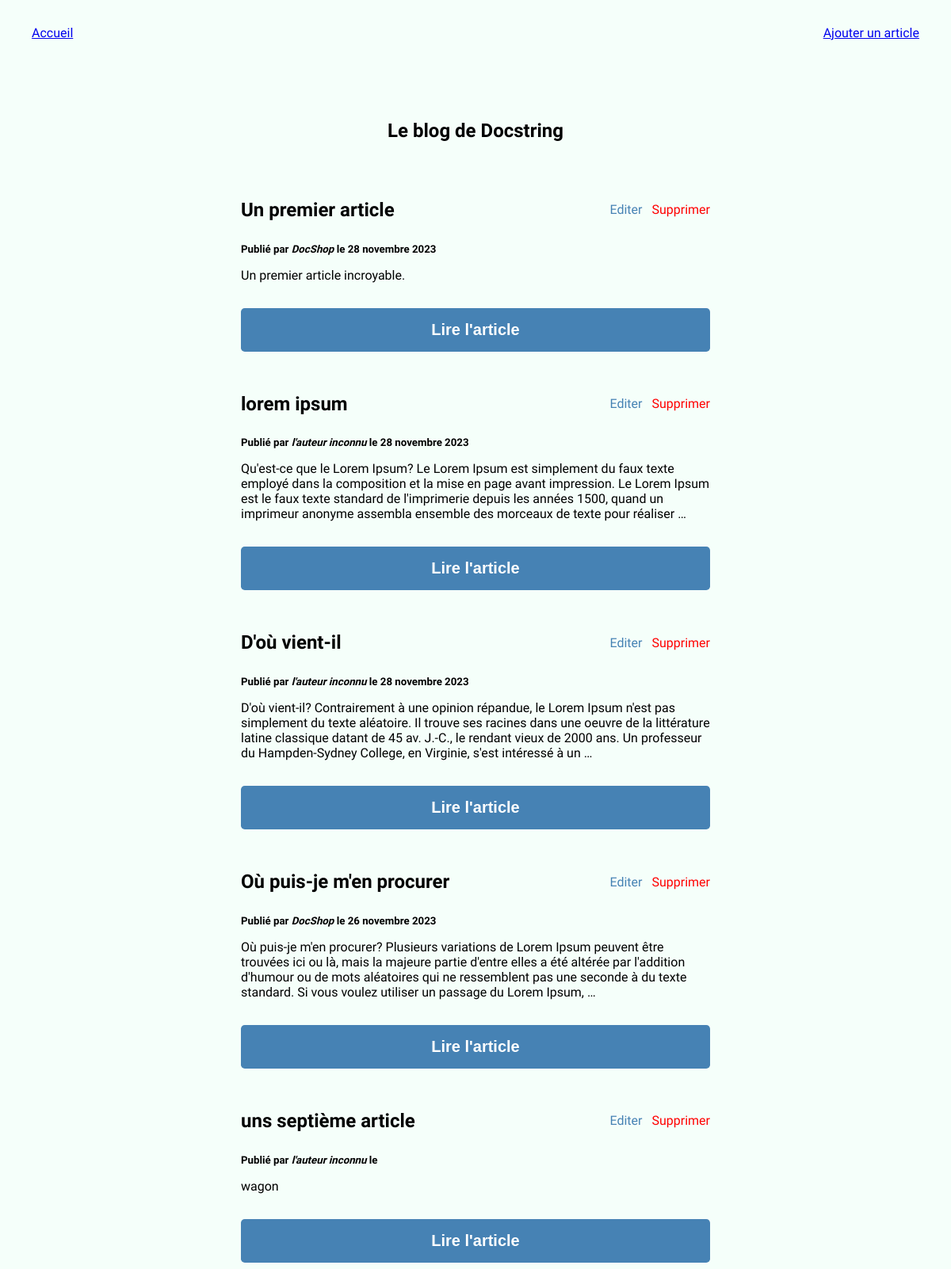
Screenshot of /blog/ (signed in) with the database file from the repository.
### posts/models.py (models this page shows, shortened)
class BlogPost(models.Model):
    title = models.CharField(max_length=255, unique=True, verbose_name="Titre")
    slug = models.SlugField(max_length=255, unique=True, blank=True)
    author = models.ForeignKey(User, on_delete=models.SET_NULL, null=True, blank=True)
    last_updated = models.DateTimeField(auto_now=True)
    created_on = models.DateField(blank=True, null=True)
    published = models.BooleanField(default=False, verbose_name="Publié")
    content = models.TextField(blank=True, verbose_name="Contenu")
    thumbnail = models.ImageField(blank=True, upload_to='blog')
    class Meta:
        ordering = ['-created_on']
        verbose_name = "Article"
    @property
    def author_or_default(self):
            return self.author.username if self.author else "l'auteur inconnu"

### posts/views.py (the view)
# urls.py: path('', BlogHome.as_view(), name='home'),
class BlogHome(ListView):
    model = BlogPost
    context_object_name = "posts"
    def get_queryset(self):
        queryset = super().get_queryset()
        if self.request.user.is_authenticated:
            return queryset
        return queryset.filter(published=True)

### posts/templates/posts/blogpost_list.html (shortened to what this page needs)
{% extends 'base.html' %}
{% block content %}
    <h1>Le blog de Docstring</h1>
    {% for post in posts %}
        <article>
        <div class="post-title">
            <h2>{{ post.title }}</h2>
             {% if request.user.is_authenticated %}
                <div>
                    <a href="{% url 'posts:edit' slug=post.slug %}">Editer</a>
                    <a href="{% url 'posts:delete' slug=post.slug %}">Supprimer</a>
                </div>
             {% endif %}
        </div>
            <h5 class="post-author">Publié par <i>{{ post.author_or_default }}</i> le {{ post.created_on|date:'j F Y' }}</h5>
            <p class="post-excerpt">{{ post.content|safe|truncatewords:50 }}</p>
            <form action="{% url 'posts:post' slug=post.slug %}">
                <button class="btn btn-submit"> Lire l'article</button>
            </form>
        </article>
    {% endfor %}
{% endblock %}

### posts/static/css/style.css (style rules this page uses)
body { font-family: 'Raleway', sans-serif; background-color: mintcream; }
#blog article { width: 50%; margin-top:2rem; }
.post-title { display: flex; align-items: center; }
.post-title a { color: steelblue; text-decoration: none; margin-left: .5rem; }
.post-title a:last-child { color: red; }
.post-title > div { margin-left:auto; }
.post-author { margin: .5rem 0; }
.post-excerpt { margin-bottom: 1rem; }
.btn { padding: 1rem; border: none; font-weight: 600; font-size: 1.25rem; border-radius: .3rem; color: white; width:100%; margin-top: 1rem; cursor: pointer; }
.btn-submit { background-color: steelblue; }

### rows the page displays
BlogPost: title "Un premier article", author_or_default "DocShop", created_on "28 novembre 2023", content "Un premier article incroyable."
BlogPost: title "lorem ipsum", author_or_default "l'auteur inconnu", created_on "28 novembre 2023", content "Qu'est-ce que le Lorem Ipsum? Le Lorem Ipsum est simplement du faux texte employé dans la composition et la mise en page avant impression. Le Lorem Ipsum est le faux texte standard de l'imprimerie depuis les années 1500, quand un imprimeur anonyme assembla ensemble des morceaux de texte pour réaliser …"
BlogPost: title "D'où vient-il", author_or_default "l'auteur inconnu", created_on "28 novembre 2023", content "D'où vient-il? Contrairement à une opinion répandue, le Lorem Ipsum n'est pas simplement du texte aléatoire. Il trouve ses racines dans une oeuvre de la littérature latine classique datant de 45 av. J.-C., le rendant vieux de 2000 ans. Un professeur du Hampden-Sydney College, en Virginie, s'est intéressé à un …"
BlogPost: title "Où puis-je m'en procurer", author_or_default "DocShop", created_on "26 novembre 2023", content "Où puis-je m'en procurer? Plusieurs variations de Lorem Ipsum peuvent être trouvées ici ou là, mais la majeure partie d'entre elles a été altérée par l'addition d'humour ou de mots aléatoires qui ne ressemblent pas une seconde à du texte standard. Si vous voulez utiliser un passage du Lorem Ipsum, …"
BlogPost: title "uns septième article", author_or_default "l'auteur inconnu", content "wagon"
